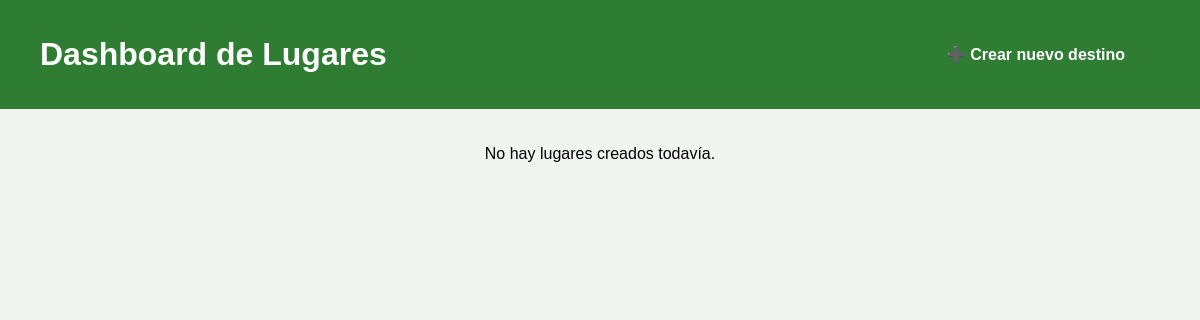
The app's page /, older data.
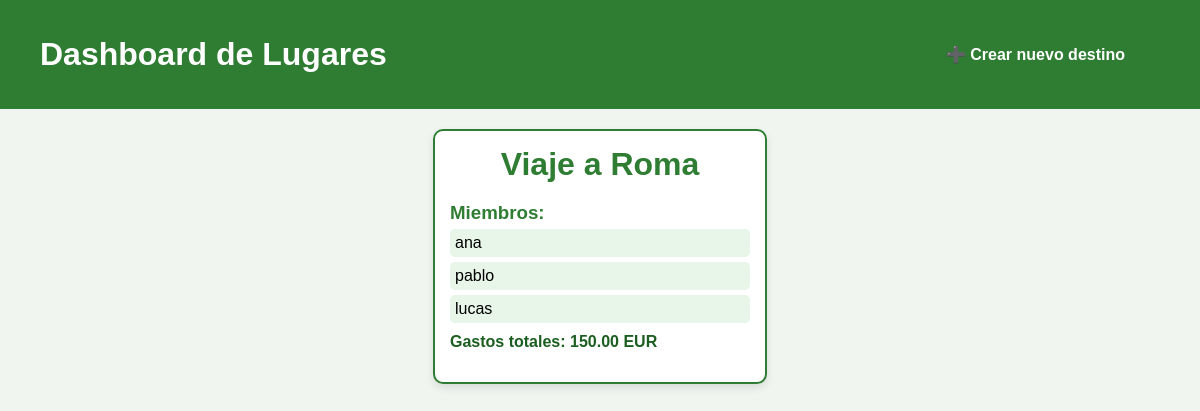
The same page, newer data.
### trips/models.py (models this page shows, shortened)
class Lugar(models.Model):
    nombre = models.CharField(max_length=200)
    descripcion = models.TextField(blank=True)
    creado_en = models.DateTimeField(auto_now_add=True)

class MiembroLugar(models.Model):
    lugar = models.ForeignKey(Lugar, on_delete=models.CASCADE, related_name='miembros')
    usuario = models.ForeignKey(Usuario, on_delete=models.CASCADE)
    fecha_union = models.DateTimeField(auto_now_add=True)
    class Meta:
        unique_together = ('lugar', 'usuario')

class Gasto(models.Model):
    lugar = models.ForeignKey(Lugar, on_delete=models.CASCADE, related_name='gastos')
    titulo = models.CharField(max_length=200)
    cantidad = models.DecimalField(max_digits=12, decimal_places=2)
    moneda = models.CharField(max_length=10, default='EUR')
    pagado_por = models.ForeignKey(Usuario, on_delete=models.CASCADE, related_name='gastos_pagados')
    fecha = models.DateTimeField(auto_now_add=True)
    nota = models.TextField(blank=True)
    tipo_reparto = models.CharField(max_length=20, default='igual')  # igual / personalizado / porcentaje

### trips/views.py (the view)
# urls.py: path("", DashboardView.as_view(), name="dashboard"),
class DashboardView(View):
    def get(self, request):
        lugares = Lugar.objects.all()
        lugares_data = []
        for lugar in lugares:
            total_gastos = sum([g.cantidad for g in lugar.gastos.all()])
            moneda = lugar.gastos.first().moneda if lugar.gastos.exists() else "EUR"
            lugares_data.append({
                "lugar": lugar,
                "total_gastos": total_gastos,
                "moneda": moneda
            })
        return render(request, "trips/dashboard.html", {
            "lugares_data": lugares_data
        })

### trips/templates/trips/dashboard.html (shortened to what this page needs)
<!DOCTYPE html>
<html lang="es">
<head>
</head>
<body>
    <header>
        <div class="header-container">
            <h1>Dashboard de Lugares</h1>
            <a href="{% url 'crear_lugar' %}" class="btn-crear">➕ Crear nuevo destino</a>
        </div>
    </header>
    <main>
        {% if lugares_data %}
            {% for data in lugares_data %}
                <a class="lugar" href="{% url 'detalle_lugar' data.lugar.id %}">
                    <h1>{{ data.lugar.nombre }}</h1>
                    <h3 class="section-title">Miembros:</h3>
                    <ul class="miembros">
                        {% for miembro in data.lugar.miembros.all %}
                            <li>{{ miembro.usuario.username }}</li>
                        {% empty %}
                            <li>No hay miembros aún.</li>
                        {% endfor %}
                    </ul>
                    <p class="gastos-totales">
                        Gastos totales: {{ data.total_gastos }} {{ data.moneda }}
                    </p>
                </a>
            {% endfor %}
        {% else %}
            <p>No hay lugares creados todavía.</p>
        {% endif %}
    </main>
</body>
</html>

Row changes from the older to the newer data that the page shows:
added Lugar: lugar.nombre "Viaje a Roma", total_gastos "150.00", moneda "EUR"
added MiembroLugar: usuario.username "ana"
added MiembroLugar: usuario.username "pablo"
added MiembroLugar: usuario.username "lucas"
Text that changed along with them:
text no longer shown: "No hay lugares creados todavía."
